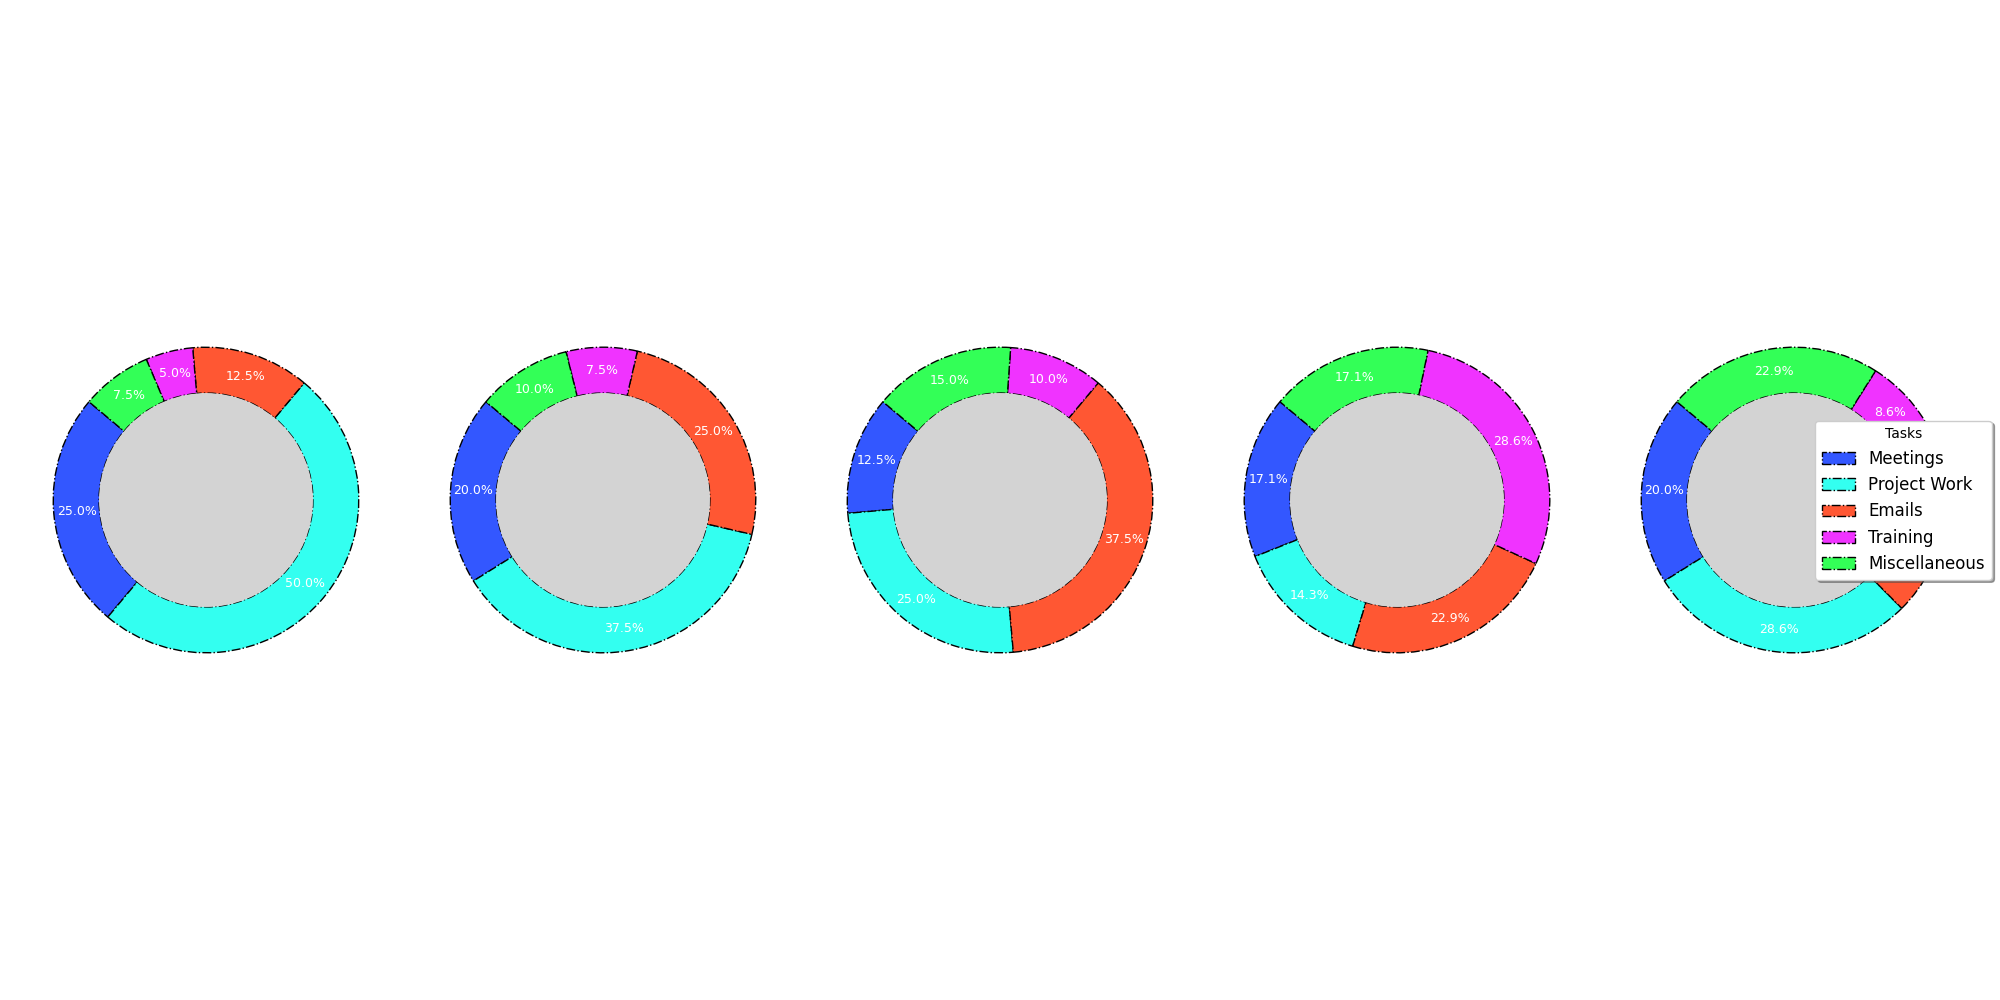

Recreate this plot in Python.
import matplotlib.pyplot as plt
import numpy as np

departments = ['Engineering', 'Marketing', 'Sales', 'HR', 'Support']
tasks = ['Meetings', 'Project Work', 'Emails', 'Training', 'Miscellaneous']

task_data = np.array([
    [10, 20, 5, 2, 3],  # Engineering
    [8, 15, 10, 3, 4],  # Marketing
    [5, 10, 15, 4, 6],  # Sales
    [6, 5, 8, 10, 6],   # HR
    [7, 10, 7, 3, 8]    # Support
])

# Shuffled colors for each data group
colors = ['#3357FF', '#33FFF0', '#FF5733', '#F033FF', '#33FF57']

fig, axes = plt.subplots(1, len(departments), figsize=(20, 10), subplot_kw=dict(aspect="equal"))

for ax, task_distribution in zip(axes, task_data):
    wedges, _, autotexts = ax.pie(task_distribution,
                                  colors=colors,
                                  startangle=140,
                                  wedgeprops=dict(width=0.3, edgecolor='black', linestyle='-.'),
                                  autopct='%1.1f%%',
                                  pctdistance=0.85)

    for autotext in autotexts:
        autotext.set_color('white')
        autotext.set_fontsize(9)

    center_circle = plt.Circle((0, 0), 0.70, fc='lightgrey')
    ax.add_artist(center_circle)
    ax.set_facecolor('#f5f5f5')

fig.legend(wedges, tasks, title="Tasks", loc='center right', fontsize=12, ncol=1, frameon=True, fancybox=True, shadow=True)

plt.tight_layout(rect=[0, 0.05, 1, 0.95])
plt.show()
